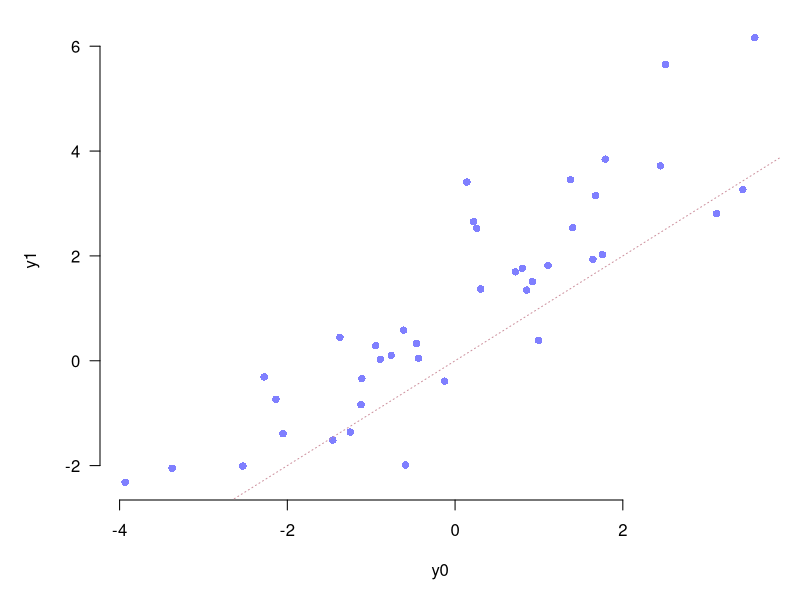
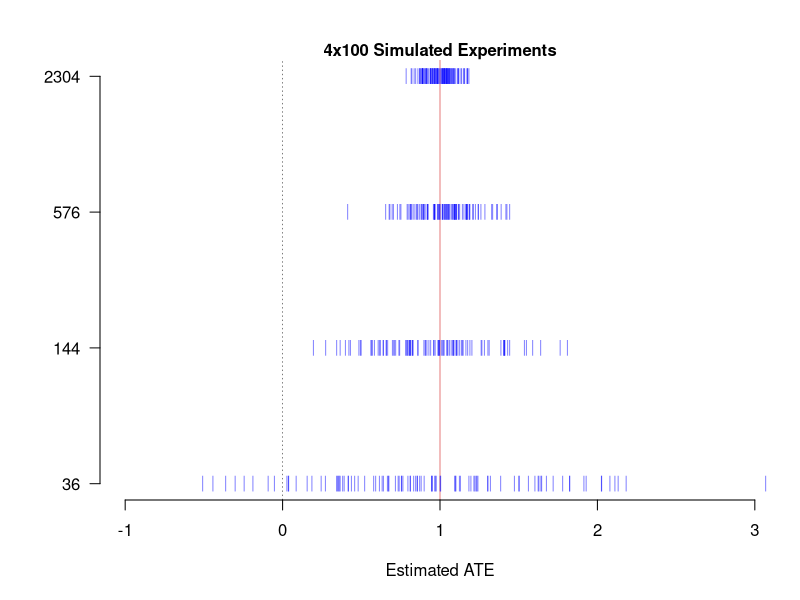
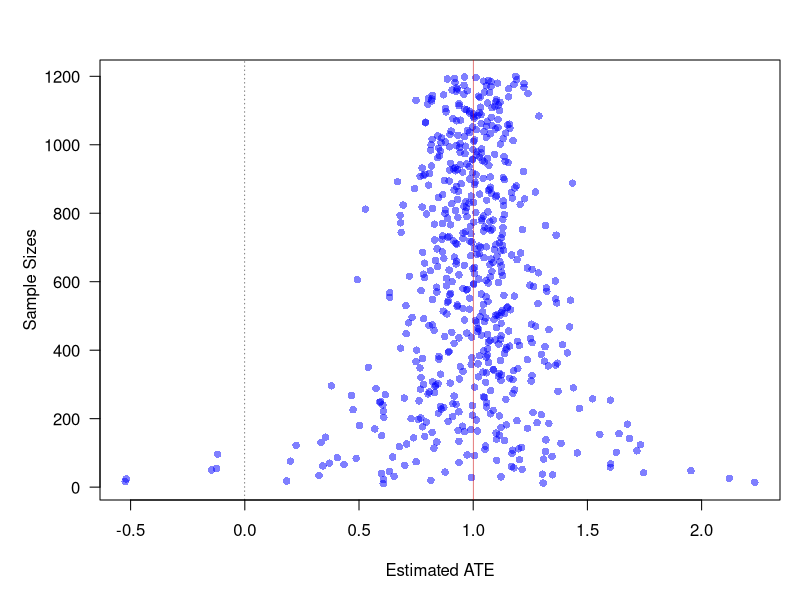

The R script that drew these images, in order:
#   SGIA40F15 23/24 
#       Juraj Medzihorsky
#   Seminar 1
#   2024-01-13

rm(list=ls())

#   Let's simulate a randomized experiment.

#   The size of the experimental population                                    
N <- 4e1
set.seed(123)
xb <- rnorm(N, 0, 2)
xe <- rnorm(N, 0, 1) |> scale()
#   make the potential outcomes
y0 <- xb
y1 <- y0 + 1 + xe

cor(y1, y0)

par(mar=c(5,5,1,1), las=1)
plot(y0, y1, pch=16, col=rgb(0,0,1,0.5), frame=F)
abline(a=0, b=1, col='pink3', lty=3)

#   individual treatment effect
ite <- y1 - y0
#   average treatment effect
ate <- mean(ite)

#   ite summary
summary(ite)
#   proportion negative
mean(ite<0)

#   now simulate randomized treatment assignment
#   20 into control (D=0) and 20 into treatment (D=1)
set.seed(2314)
d_a <- sample(rep(c(0,1), c(2e1,2e1)), N, replace=F)
#   inspect
table(d_a)
#   generate the observed outcome y_a
y_a <- ifelse(d_a%in%0, y0, y1)

#   now compute the sample ATE
mean(y_a[d_a%in%1]) - mean(y_a[d_a%in%0])
#   this is of course the same as
lm(y_a ~ 1 + d_a)

#   so, this experiment generates an underestimate
#   now let's repeat the experiment 100 times

onexp <-
    function(y0_=y0, y1_=y1)
    {
        n_ <- length(y0_)
        n0 <- round(n_/2) 
        n1 <- n_ - n0
        d_ <- sample(rep(c(0,1), c(n0,n1)), n_, replace=F)
        y_ <- ifelse(d_%in%0, y0_, y1_)
        mean(y_[d_%in%1]) - mean(y_[d_%in%0])
    }

#   test it: reproduce the experiment above
set.seed(2314)
onexp()

#   now rerun it a 100 times
set.seed(2314)
ee <- replicate(1e2, onexp())
#   inspect the estimated ATEs
summary(ee)
#   that is all over the place

#   now rerun the experiment 100 times under different sample sizes
#   with the true ATE=1
#   first define a function that simulates the potential outcomes and
#   then executes K experiments

manyexps <-
    function(N, K=1e2)
    {
        xb <- rnorm(N, 0, 2)
        xe <- rnorm(N, 0, 1) |> scale()
        y0 <- xb
        y1 <- y0 + 1 + xe
        ate_ <- replicate(K, onexp(y0_=y0, y1_=y1))
        return(ate_)
    }

#   test
set.seed(123)
manyexps(4e1, 1e2) |> summary()

#   use these four sample sizes
s_sizes <- c(6, 12, 24, 48)^2

#   simulate the 5 x 1e2 experiments
set.seed(6105)
em <- lapply(s_sizes, manyexps, K=1e2)

#   inspect
sapply(em, mean)
sapply(em, sd)

#   let's plot this
par(mar=c(5,5,3,1), las=1)
plot.new()
plot.window(xlim=c(-1,3), ylim=c(1,4)) 
    mtext('4x100 Simulated Experiments', side=3, font=2)
    mtext('Estimated ATE', side=1, line=3)
    abline(v=0, lty=3, lwd=0.5)
    abline(v=1, col='red3', lwd=0.5)
    axis(1)
    axis(2, 1:4, s_sizes)
for (i in 1:4) {
    points(em[[i]],
           y=rep(i, length(em[[i]])), pch='|', col=rgb(0,0,1,0.5))
}


#   the sqrt(N) rule at work:
sd(em[[1]]) / sd(em[[2]])
sqrt(s_sizes[2]) / sqrt(s_sizes[1])

sd(em[[2]]) / sd(em[[3]])
sqrt(s_sizes[3]) / sqrt(s_sizes[2])

sd(em[[3]]) / sd(em[[4]])
sqrt(s_sizes[4]) / sqrt(s_sizes[3])


#   now let's repeat it 10,000 times with random even sample size

set.seed(675)
s_ <- sample(5:6e2)*2
er <- sapply(s_, manyexps, K=1)

par(mar=c(5,5,3,1), las=1)
plot(er, s_, pch=16, col=rgb(0,0,1,0.5),
     xlab='Estimated ATE', ylab='Sample Sizes')
    abline(v=0, lty=3, lwd=0.5)
    abline(v=1, col='red3', lwd=0.5)








#   SCRIPT END

#   ----------------------------------------------------------------------------
#   side note:
#       the average of a difference is the same as the difference of the 
#       averages, but the same doesn't hold for quantiles
    mean(y1-y0) == mean(y1) - mean(y0)
    median(y1-y0) == median(y1) - median(y0)
#   ----------------------------------------------------------------------------
